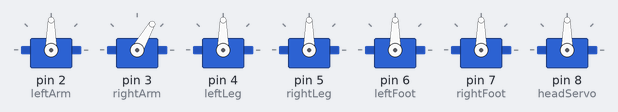
Bench run of a sketch on a simulated Arduino Uno, built with avr-gcc and run on an emulated ATmega328P. Shown: 7 × servo.

Above: at 0.1 s.
At 8.6 s:
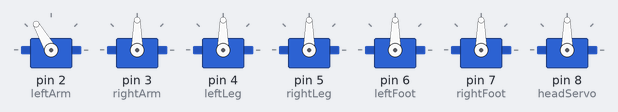
At 13.6 s:
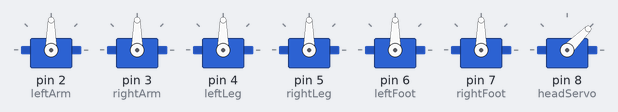
At 14.6 s:
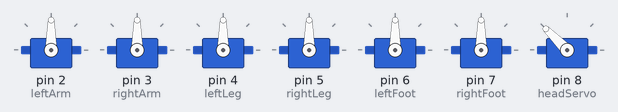
At 27.6 s:
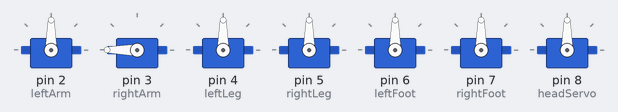
At 38.1 s:
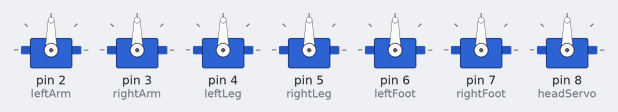
Timing chart, 0 to 39.6 s (numbered marks = the images above):
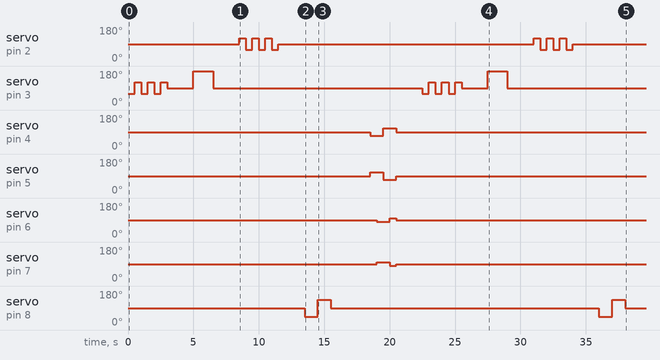

Measured:
- by itself, servo on pin 2 (leftArm): 90° → 120° at 8.5 s, → 60° 0.50 s later, → 120° 0.50 s later, → 60° 0.50 s later, … (14 changes in this stretch)
- by itself, servo on pin 4 (leftLeg): 90° → 70° at 18.5 s, → 110° 1.0 s later, → 90° 1.0 s later
- by itself, servo on pin 5 (rightLeg): 90° → 110° at 18.5 s, → 70° 1.0 s later, → 90° 1.0 s later
- by itself, servo on pin 6 (leftFoot): 90° → 80° at 19.0 s, → 100° 1.0 s later, → 90° 0.50 s later
- by itself, servo on pin 7 (rightFoot): 90° → 100° at 19.0 s, → 80° 1.0 s later, → 90° 0.50 s later
- by itself, servo on pin 8 (headServo): 90° → 45° at 13.5 s, → 135° 1.0 s later, → 90° 1.0 s later, → 45° 20.5 s later, … (6 changes in this stretch)
- by itself, servo on pin 3 (rightArm): 60° → 120° at 0.50 s, → 60° 0.50 s later, → 120° 0.50 s later, → 60° 0.50 s later, … (17 changes in this stretch)

The sketch:

Full_body_code.ino
```cpp
#include <Servo.h>

Servo leftArm;
Servo rightArm;
Servo leftLeg;
Servo rightLeg;
Servo leftFoot;
Servo rightFoot;

int pos = 90;

void setup() {
  leftArm.attach(2);
  rightArm.attach(3);
  leftLeg.attach(4);
  rightLeg.attach(5);
  leftFoot.attach(6);
  rightFoot.attach(7);

  // Initialize head servo (defined in Left_Hand_Head_Movement.ino)
  setupHead();

  standPosition();
}

void loop() {
  // Wave right hand (defined in Right_Hand_Movement.ino)
  waveRightHand();
  delay(2000);

  // Raise right arm (defined in Right_Hand_Movement.ino)
  raiseRightArm();
  delay(2000);

  // Wave left hand (defined in Left_Hand_Head_Movement.ino)
  waveLeftHand();
  delay(2000);

  // Move head (defined in Left_Hand_Head_Movement.ino)
  moveHead();
  delay(2000);

  // Walk forward (defined in this file)
  walkForward();
  delay(2000);
}


void standPosition() {
  leftArm.write(90);
  rightArm.write(90);
  leftLeg.write(90);
  rightLeg.write(90);
  leftFoot.write(90);
  rightFoot.write(90);
}

void walkForward() {
  leftLeg.write(70);
  rightLeg.write(110);
  delay(500);

  leftFoot.write(80);
  rightFoot.write(100);
  delay(500);

  leftLeg.write(110);
  rightLeg.write(70);
  delay(500);

  leftFoot.write(100);
  rightFoot.write(80);
  delay(500);

  standPosition();
}
```

Left_Hand_Head_Movement.ino
```cpp
// Left_Hand_Head_Movement.ino
// This file contains routines for controlling the left hand and the head movement.
// Note: In Arduino sketches, all .ino files in the same directory are compiled together,
// sharing global variables and functions.

// Declare head servo
Servo headServo;

// Setup function for the head servo (call this in your main setup() function if needed)
void setupHead() {
  headServo.attach(8); // Attached to digital pin 8
  headServo.write(90);  // Default center position
}

// Function to control the left hand movement (waving)
void waveLeftHand() {
  for(int i = 0; i < 3; i++) {
    leftArm.write(120);
    delay(500);
    leftArm.write(60);
    delay(500);
  }
  leftArm.write(90); // Reset to center/stand position
}

// Function to control head movement (looking left and right)
void moveHead() {
  // Look left
  headServo.write(45);
  delay(1000);

  // Look right
  headServo.write(135);
  delay(1000);

  // Look center
  headServo.write(90);
  delay(1000);
}
```

Right_Hand_Movement.ino
```cpp
// Right_Hand_Movement.ino
// This file contains routines for controlling the right hand/arm movement.
// Note: In Arduino sketches, all .ino files in the same directory are compiled together,
// sharing global variables and functions.

// Function to control the right hand movement (waving)
void waveRightHand() {
  for(int i = 0; i < 3; i++) {
    rightArm.write(60);
    delay(500);
    rightArm.write(120);
    delay(500);
  }
  rightArm.write(90); // Reset to center/stand position
}

// Function to raise the right arm (pointing or signaling)
void raiseRightArm() {
  rightArm.write(180); // Raise arm straight up
  delay(1500);
  rightArm.write(90);  // Reset to center/stand position
}
```
